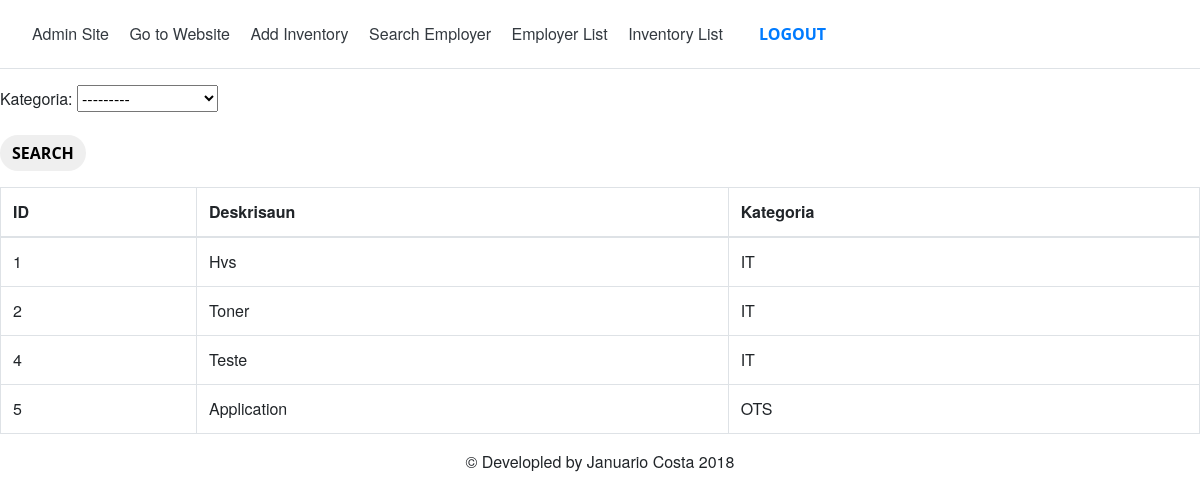
Page /inventory/produto/ (signed in) on the earlier database version.
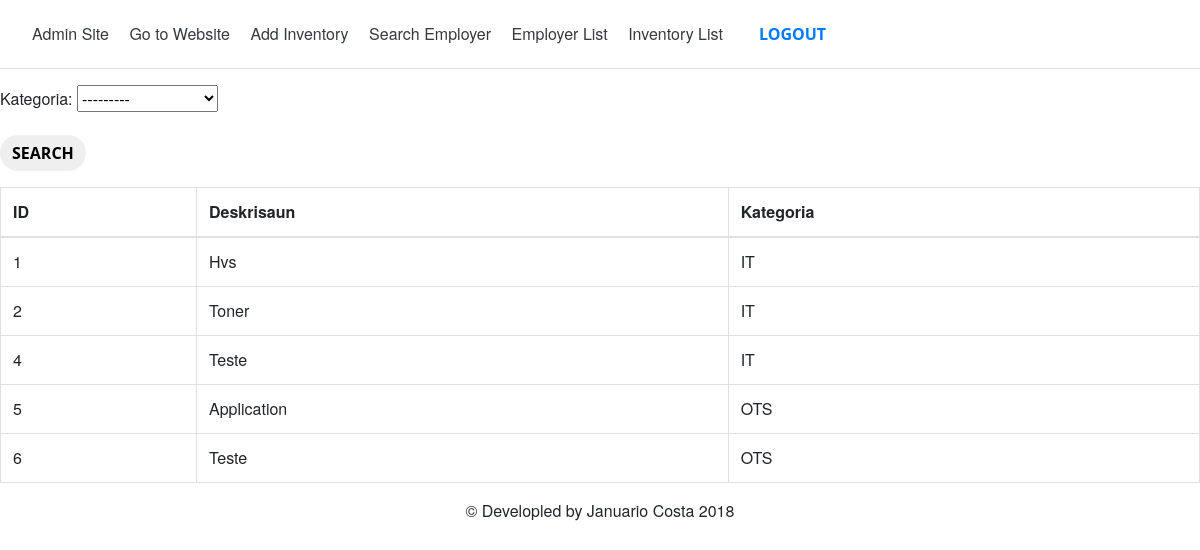
Same page on the later database version.
### inventory/models.py (models this page shows, shortened)
class Produto(models.Model):
	kategoria_choices = (
        ('IT','IT Equipment' ),
        ( 'OT','Office Stationary'),
        ('OTS','Others' ),
    )
	deskrisaun=models.CharField(max_length=255)
	kategoria=models.CharField(max_length=10,choices=kategoria_choices,default="IT Equipment")

### inventory/views.py (the view)
# urls.py: path('produto/',views.produto, name='produto'),
@login_required(login_url="login")
def produto(request):
	produto_list=Produto.objects.all()
	produto_filter=ProdutoFilter(request.GET,queryset=produto_list)
	return render(request, 'produtu_list.html', {'filter': produto_filter})
	pass

### inventory/templates/produtu_list.html (shortened to what this page needs)
{% extends "base/base.html" %}
{% block body %}
  <form method="get" class ="form-group">
    {{ filter.form.as_p }}
    <button type="submit" class="btn btn-default">Search</button>
  </form>
<table class="table table-bordered">
	<thead>
		<tr>
			<th>ID</th>
			<th>Deskrisaun</th>
			<th>Kategoria</th>
		</tr>
	</thead>
	<tbody>
		{%for produtu in filter.qs%}
		<tr>
			<td>{{produtu.id}}</td>
			<td>{{produtu.deskrisaun}}</td>
			<td>{{produtu.kategoria}}</td>
		</tr>
		 {% endfor %}
	</tbody>
	</table>
{% endblock %}

Differences in the rows shown:
added Produto: id "6", deskrisaun "Teste", kategoria "OTS"
